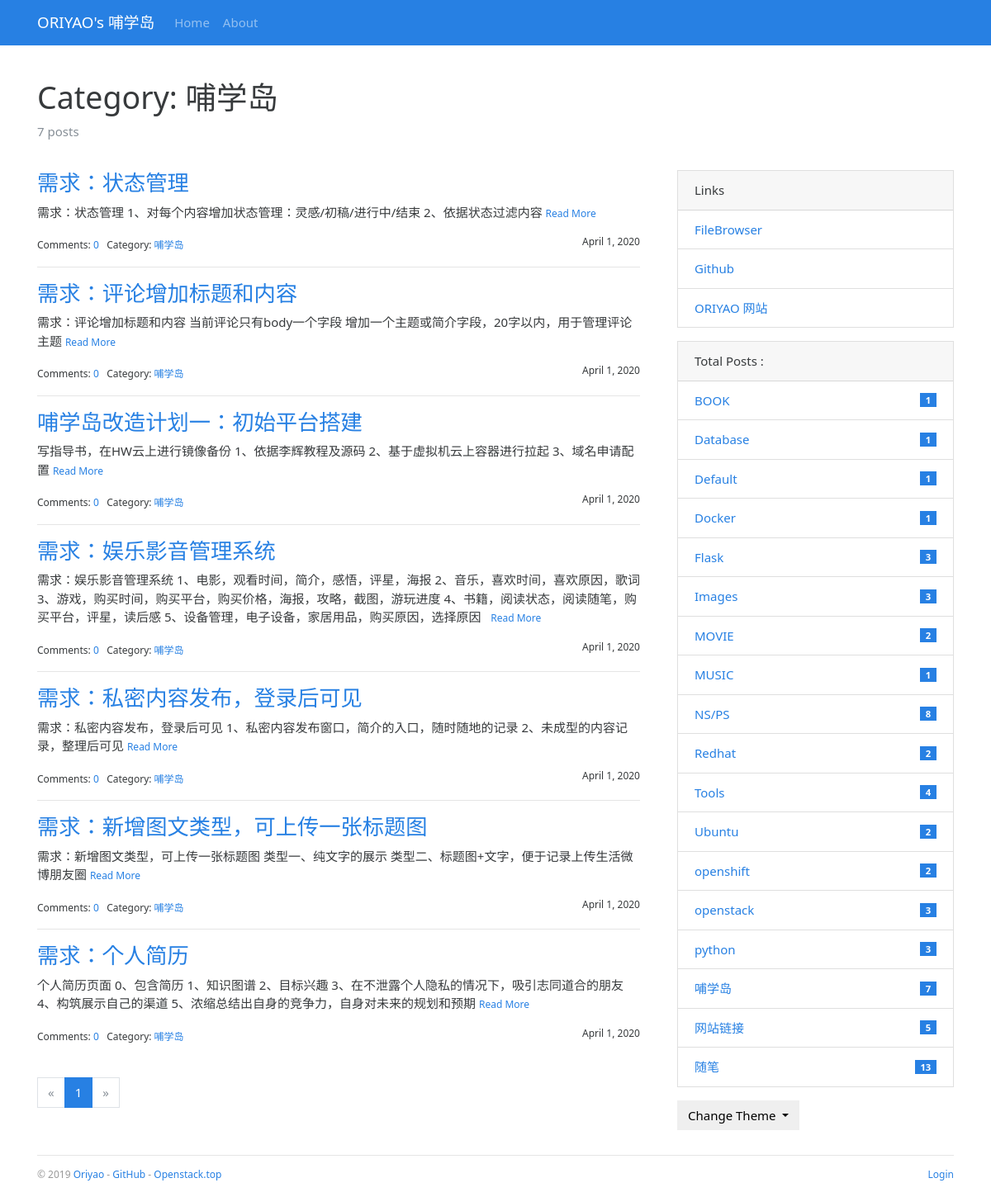
The app's page /category/27, older data.
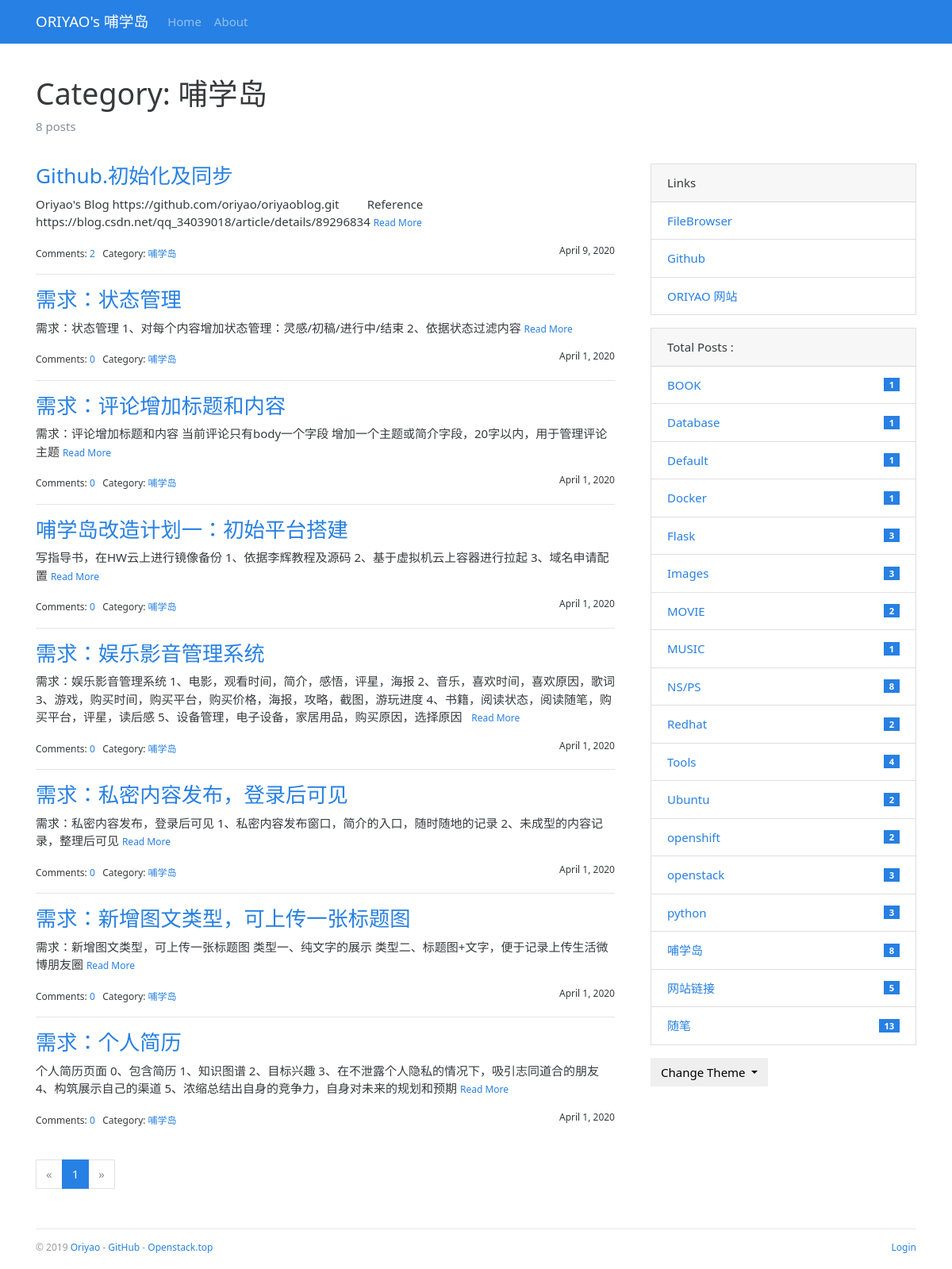
The same page, newer data.
### bluelog/models.py (models this page shows, shortened)
class Post(db.Model):
    id = db.Column(db.Integer, primary_key=True)
    title = db.Column(db.String(60))
    body = db.Column(db.Text)
    timestamp = db.Column(db.DateTime, default=datetime.utcnow, index=True)
    can_comment = db.Column(db.Boolean, default=True)
    category_id = db.Column(db.Integer, db.ForeignKey('category.id'))
    category = db.relationship('Category', back_populates='posts')
    comments = db.relationship('Comment', back_populates='post', cascade='all, delete-orphan')

class Category(db.Model):
    id = db.Column(db.Integer, primary_key=True)
    name = db.Column(db.String(30), unique=True)
    posts = db.relationship('Post', back_populates='category')

class Link(db.Model):
    id = db.Column(db.Integer, primary_key=True)
    name = db.Column(db.String(30))
    url = db.Column(db.String(255))

### bluelog/blueprints/blog.py (the view)
@blog_bp.route('/category/<int:category_id>')
def show_category(category_id):
    category = Category.query.get_or_404(category_id)
    page = request.args.get('page', 1, type=int)
    per_page = current_app.config['BLUELOG_POST_PER_PAGE']
    pagination = Post.query.with_parent(category).order_by(Post.timestamp.desc()).paginate(page, per_page)
    posts = pagination.items
    return render_template('blog/category.html', category=category, pagination=pagination, posts=posts)

### bluelog/__init__.py (called while the page is built)
def register_template_context(app):
    @app.context_processor
    def make_template_context():
        admin = Admin.query.first()
        categories = Category.query.order_by(Category.name).all()
        links = Link.query.order_by(Link.name).all()
        if current_user.is_authenticated:
            unread_comments = Comment.query.filter_by(reviewed=False).count()
        else:
            unread_comments = None
        return dict(
            admin=admin, categories=categories,
            links=links, unread_comments=unread_comments)

def register_request_handlers(app):
    @app.after_request
    def query_profiler(response):
        for q in get_debug_queries():
            if q.duration >= app.config['BLUELOG_SLOW_QUERY_THRESHOLD']:
                app.logger.warning(
                    'Slow query: Duration: %fs\n Context: %s\nQuery: %s\n '
                    % (q.duration, q.context, q.statement)
                )
        return response

### bluelog/templates/blog/category.html (shortened to what this page needs)
{% extends 'base.html' %}
{% from 'bootstrap/pagination.html' import render_pagination %}
{% block content %}
    <div class="page-header">
        <h1>Category: {{ category.name }}</h1>
        <p class="text-muted">{{ category.posts|length }} posts</p>
    </div>
    <div class="row">
        <div class="col-sm-8">
            {% include "blog/_posts.html" %}
            <div class="page-footer">{{ render_pagination(pagination) }}</div>
        </div>
        <div class="col-sm-4 sidebar">
            {% include "blog/_sidebar.html" %}
        </div>
    </div>
{% endblock %}

### bluelog/templates/blog/_posts.html (shortened to what this page needs)
{% if posts %}
    {% for post in posts %}
        <h3 class="text-primary"><a href="{{ url_for('.show_post', post_id=post.id) }}">{{ post.title }}</a></h3>
        <p>
            {{ post.body|striptags|truncate }}
            <small><a href="{{ url_for('.show_post', post_id=post.id) }}">Read More</a></small>
        </p>
        <small>
            Comments: <a href="{{ url_for('.show_post', post_id=post.id) }}#comments">{{ post.comments|length }}</a>&nbsp;&nbsp;
            Category: <a
                href="{{ url_for('.show_category', category_id=post.category.id) }}">{{ post.category.name }}</a>
            <span class="float-right">{{ moment(post.timestamp).format('LL') }}</span>
        </small>
        {% if not loop.last %}
            <hr>
        {% endif %}
    {% endfor %}
{% endif %}

### bluelog/templates/blog/_sidebar.html (shortened to what this page needs)
{% if links %}
    <div class="card mb-3">
        <div class="card-header">Links</div>
        <ul class="list-group list-group-flush">
            {% for link in links %}
                <li class="list-group-item  list-group-item-action d-flex justify-content-between align-items-center">
                    <a href="{{ link.url }}" target="_blank">{{ link.name }}</a>
                </li>
            {% endfor %}
        </ul>
    </div>
{% endif %}
{% if categories %}
    <div class="card mb-3">
        <div class="card-header"> Total Posts :  {{ totalposts }}</div>
        <ul class="list-group list-group-flush">
            {% for category in categories %}
                <li class="list-group-item  list-group-item-action d-flex justify-content-between align-items-center">
                    <a href="{{ url_for('blog.show_category', category_id=category.id) }}">
                        {{ category.name }}
                    </a>
                    <span class="badge badge-primary badge-pill"> {{ category.posts|length }}</span>
                </li>
            {% endfor %}
        </ul>
    </div>
{% endif %}
<div class="dropdown">
    <button class="btn btn-default dropdown-toggle" type="button" id="dropdownMenuButton"
            data-toggle="dropdown" aria-haspopup="true" aria-expanded="false">
        Change Theme
    </button>
</div>

Row changes from the older to the newer data that the page shows:
computed for Category "哺学岛": posts|length "7" → "8"
added Post: title "Github.初始化及同步", body "Oriyao's Blog https://github.com/oriyao/oriyaoblog.git Reference https://blog.csdn.net/qq_34039018/article/details/89296834", comments|length "2", category.name "哺学岛", timestamp "April 9, 2020"
Text that changed along with them:
{{ category.posts|length }}: "7" → "8"
